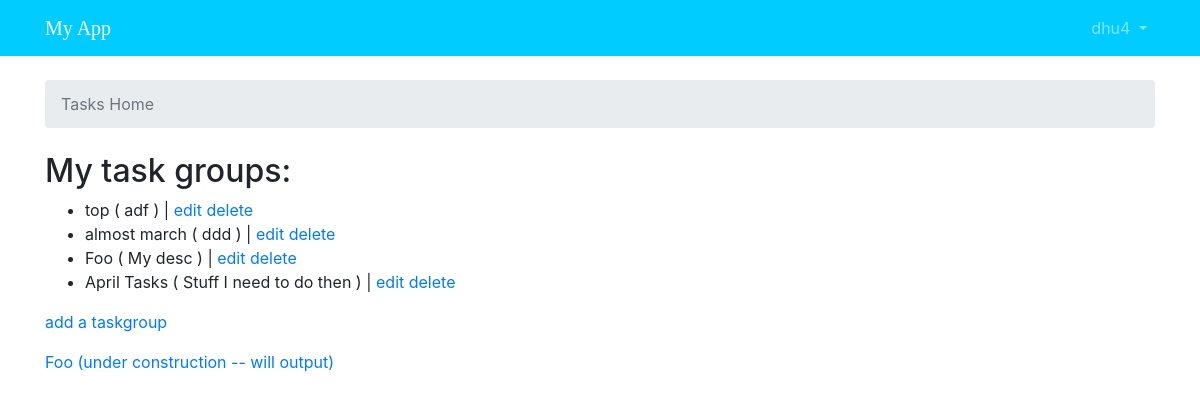
/task/ (signed in), run on an earlier commit of the app's database.
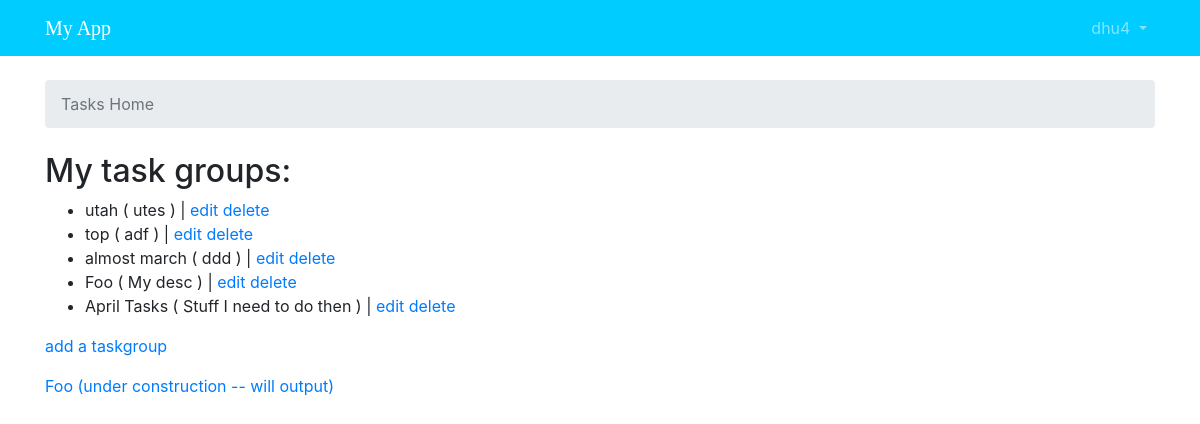
And on a later commit of the database.
### task/models.py (models this page shows, shortened)
class TaskGroup(models.Model):
    task_group_name = models.CharField(max_length=30, unique=True)
    description = models.CharField(max_length=100)
    author = models.ForeignKey(User, on_delete=models.PROTECT, related_name='TaskGroups')

### task/views.py (the view)
# urls.py: path('', views.TaskgroupList.as_view(), name='taskgroup_list'),
@method_decorator(login_required, name='dispatch')
class TaskgroupList(ListView):
    model = TaskGroup
    def get_queryset(self):
        queryset = TaskGroup.objects.all().filter(author=self.request.user).order_by('-task_group_name')
        return queryset

### task/templates/task/taskgroup_list.html (shortened to what this page needs)
{% extends "base_tasks.html" %}
{% block breadcrumb %}
  <li class="breadcrumb-item active">
    Tasks Home
  </li>
{% endblock %}
{% block content %}
<h2>My task groups: </h2>
<div>
    <ul>
        {% for taskgroup in object_list %}
            <li>{{ taskgroup.task_group_name }} ( {{ taskgroup.description }} ) | <a
                    href="{% url 'taskgroup_update' taskgroup.pk %}">edit</a>
                    <a href="{% url 'taskgroup_delete' taskgroup.pk %}">delete</a>
            </li>
        {% empty %}
            <li>No taskgroups defined yet.</li>
        {% endfor %}
    </ul>
    <p>
      <a href="{% url 'taskgroup_add' %}">add a taskgroup</a>
    </p>
</div>
<a href="{% url 'foo' %}">Foo (under construction -- will output)</a>
{% endblock %}

What changed in the data, as far as the page shows it:
added TaskGroup: task_group_name "utah", description "utes"
